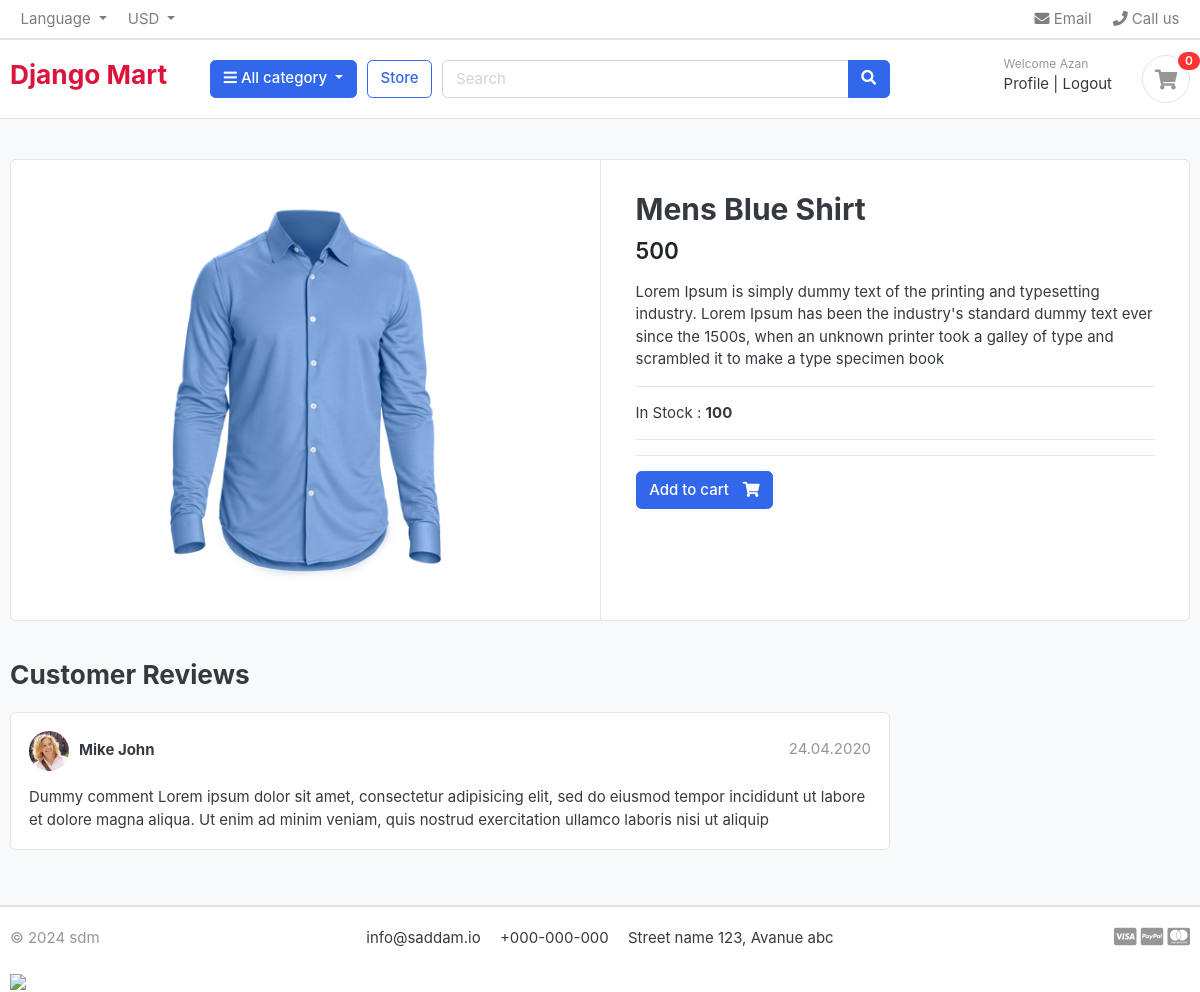
The page /store/category/mens-shirt/mens-blue-shirt/ (signed in) on the database its author committed.
### store/models.py (models this page shows, shortened)
class Product(models.Model):
    product_name = models.CharField(max_length=100, unique = True)
    slug = models.SlugField(max_length=200, unique = True)
    description = models.TextField(max_length = 500, blank = True)
    price = models.IntegerField()
    image = models.ImageField(upload_to = 'photos/products')
    stock = models.IntegerField()
    is_available = models.BooleanField(default = True)
    category = models.ForeignKey(Category, on_delete=models.CASCADE)
    created_date = models.DateTimeField(auto_now_add = True)
    modified_date = models.DateTimeField(auto_now= True)

### store/views.py (the view)
# urls.py: path('category/<slug:category_slug>/<slug:product_slug>/',views.product,name='product_details'),
def product(request, category_slug, product_slug):
    single_product = Product.objects.get(slug = product_slug, category__slug = category_slug)
    return render(request, 'store/product-detail.html', {'product':single_product})

### cart/context_processors.py (called while the page is built)
def counter(request):
    cart_count = 0
    if 'admin' in request.path:
        return{}
    else:
        try:
            cart = Cart.objects.filter(cart_id = Cart.cart_id)
            if request.user.is_authenticated:
                cart_items = CartItem.objects.all().filter(user = request.user)
            else:
                cart = Cart.objects.get(cart_id=_cart_id(request))
                cart_items = CartItem.objects.filter(cart=cart, is_active=True)
            for cart_item in cart_items:
                cart_count += cart_item.quantity
            return dict(cart_count = cart_count)
        except cart.DoesNotExist:
            cart_count = 0
    return dict(cart_count = cart_count)

### store/templates/store/product-detail.html (shortened to what this page needs)
{% extends 'base.html' %}
{% block body %}
<section class="section-content padding-y bg">
	<div class="container">
	<div class="card">
		<div class="row no-gutters">
			<aside class="col-md-6">
	<article class="gallery-wrap">
		<div class="img-big-wrap">
		   <a href="#"><img src="{{ product.image.url }}"></a>
		</div>
	</article>
			</aside>
			<main class="col-md-6 border-left">
	<article class="content-body">
		<h2 class="title">{{ product.product_name }}</h2>
		<div class="mb-3">
			<var class="price h4">{{product.price}}</var>
		</div>
		<p>
			{{product.description}}
		</p>
		<hr />
		<p>
			In Stock : <b>{{product.stock}}</b>
		</p>
		<hr />
		<hr>
		<form method="post">
			<a href="{% url 'add_cart' product.id %}" class="btn  btn-primary">
				<span class="text">Add to cart</span>
				<i class="fas fa-shopping-cart"></i>
			</a>
		</form>
	</article>
			</main>
		</div>
	</div>
	<br>
	<div class="row">
				<div class="col-md-9">
		<header class="section-heading">
			<h3>Customer Reviews </h3>
		</header>
		<article class="box mb-3">
			<div class="icontext w-100">
				<img src="./images/avatars/avatar1.jpg" class="img-xs icon rounded-circle">
				<div class="text">
					<span class="date text-muted float-md-right">24.04.2020 </span>
					<h6 class="mb-1">Mike John </h6>
				</div>
			</div>
			<div class="mt-3">
				<p>
					Dummy comment Lorem ipsum dolor sit amet, consectetur adipisicing elit, sed do eiusmod
					tempor incididunt ut labore et dolore magna aliqua. Ut enim ad minim veniam,
					quis nostrud exercitation ullamco laboris nisi ut aliquip
				</p>
			</div>
		</article>
		</div>
	</div>
	</div>
	</section>
{% endblock %}

### templates/base.html (shortened to what this page needs)
<!DOCTYPE html>
{% load static %}
<html lang="en">
    <head>
        <link href="{% static 'css/bootstrap.css' %}" rel="stylesheet" type="text/css" />
        <link
          href="{% static 'fonts/fontawesome/css/all.min.css' %}"
          type="text/css"
          rel="stylesheet"
        />
        <link href="{% static 'css/ui.css' %}" rel="stylesheet" type="text/css" />
        <link
          href="{% static 'css/responsive.css' %}"
          rel="stylesheet"
          media="only screen and (max-width: 1200px)"
        />
      </head>
<body>
  <nav class="navbar p-md-0 navbar-expand-sm navbar-light border-bottom">
    <div class="container">
      <div class="collapse navbar-collapse" id="navbarTop4">
        <ul class="navbar-nav mr-auto">
          <li class="nav-item dropdown">
           <a href="#" class="nav-link dropdown-toggle" data-toggle="dropdown">   Language </a>
        </li>
        <li class="nav-item dropdown">
          <a href="#" class="nav-link dropdown-toggle" data-toggle="dropdown"> USD </a>
        </li>
        </ul>
        <ul class="navbar-nav">
        <li><a href="#" class="nav-link"> <i class="fa fa-envelope"></i> Email </a></li>
        <li><a href="#" class="nav-link"> <i class="fa fa-phone"></i> Call us </a></li>
      </ul>
      </div>
    </div>
    </nav>
    <header class="section-header">
        <nav class="navbar p-md-0 navbar-expand-sm navbar-light border-bottom">
        </nav>
        <section class="header-main border-bottom">
          <div class="container">
            <div class="row align-items-center">
              <div class="col-lg-2 col-md-3 col-6" >
                <a href="/" class="brand-wrap">
                  <h3 style="color:crimson;"> Django Mart</h3>
                </a>
              </div>
              <div class="col-lg col-sm col-md col-6 flex-grow-0">
                <div class="category-wrap dropdown d-inline-block float-right">
                  <button
                    type="button"
                    class="btn btn-primary dropdown-toggle"
                    data-toggle="dropdown"
                  >
                    <i class="fa fa-bars"></i> All category
                  </button>
                </div>
              </div>
              <a href="{% url 'store' %}" class="btn btn-outline-primary">Store</a>
              <div class="col-lg col-md-6 col-sm-12 col">
                <form action="#" class="search">
                  <div class="input-group w-100">
                    <input
                      type="text"
                      class="form-control"
                      style="width: 60%"
                      placeholder="Search"
                    />
                    <div class="input-group-append">
                      <button class="btn btn-primary" type="submit">
                        <i class="fa fa-search"></i>
                      </button>
                    </div>
                  </div>
                </form>
              </div>
              <div class="col-lg-3 col-sm-6 col-8 order-2 order-lg-3">
                <div class="d-flex justify-content-end mb-3 mb-lg-0">
                  <div class="widget-header">
                    {% if request.user.is_authenticated %}
                    <small class="title text-muted">Welcome {{request.user.first_name}}</small>
                    <div>
                      <a href="{% url 'profile' %}">Profile</a>
                      <span class="dark-transp"> | </span>
                      <a href="{% url 'logout' %}">Logout</a>
                    </div>
                    {% endif %}
                  </div>
                  <a href="{% url 'cart' %}" class="widget-header pl-3 ml-3">
                    <div class="icon icon-sm rounded-circle border">
                      <i class="fa fa-shopping-cart"></i>
                    </div>
                    <span class="badge badge-pill badge-danger notify">{{cart_count}}</span>
                  </a>
                </div>
              </div>
            </div>
          </div>
        </section>
      </header>
    {% block body %}
    {% endblock %}
<footer class="section-footer border-top">
	<div class="container">
		<section class="footer-bottom border-top row">
			<div class="col-md-2">
				<p class="text-muted"> &copy 2024 sdm </p>
			</div>
			<div class="col-md-8 text-md-center">
				<span  class="px-2">info@saddam.io</span>
				<span  class="px-2">+000-000-000</span>
				<span  class="px-2">Street name 123, Avanue abc</span>
			</div>
			<div class="col-md-2 text-md-right text-muted">
				<i class="fab fa-lg fa-cc-visa"></i>
				<i class="fab fa-lg fa-cc-paypal"></i>
				<i class="fab fa-lg fa-cc-mastercard"></i>
			</div>
		</section>
    <a target="_blank" href="https://www.sslcommerz.com/" title="SSLCommerz" alt="SSLCommerz"><img style="width:1200px;height:auto;" src="https://securepay.sslcommerz.com/public/image/SSLCommerz-Pay-With-logo-All-Size-03.png" /></a>
	</div>
</footer>
</body>
</html>

### static/css/ui.css (style rules this page uses)
html { font-family: "Inter", sans-serif; font-size: 15px; }
.content-body { flex: 1 1 auto; padding: 2rem 2.3rem; }
.icon-xs, .icon-sm, .icon-md, .icon-lg { display: inline-block; text-align: center; flex-shrink: 0; flex-grow: 0; }
.icon-sm { width: 48px; height: 48px; line-height: 48px !important; font-size: 20px; }
.img-xs, .img-sm, .img-md, .img-lg { -o-object-fit: cover; object-fit: cover; flex-shrink: 0; flex-grow: 0; }
.img-xs { width: 40px; height: 40px; }
.padding-y { padding-top: 40px; padding-bottom: 40px; }
var { font-style: normal; }
article:after, .form-group:after { display: block; clear: both; content: ""; }
.bg { background-color: #f8f9fa; }
.section-heading { margin-bottom: 20px; margin-top: 15px; }
p:last-child { margin-bottom: 0; }
.header-main { position: relative; padding-top: 1rem; padding-bottom: 1rem; }
.widget-header { display: inline-block; vertical-align: middle; position: relative; }
.widget-header a { color: #343a40; }
.widget-header i { color: #969696; }
.widget-header .title { display: block; }
.widget-header .notify { position: absolute; top: -3px; right: -10px; }
.footer-bottom { padding-top: 20px; padding-bottom: 20px; }
.btn .text + i { margin-left: 10px; }
.icontext { display: inline-flex; align-items: center; vertical-align: middle; }
.icontext .text { width: 100%; line-height: 1.2; }
.icontext .icon { position: relative; margin-right: 10px; flex-shrink: 0; flex-grow: 0; }
.notify { position: absolute; top: -4px; right: -10px; display: inline-block; padding: 0.25em 0.6em; font-size: 12px; line-height: 1; text-align: center; border-radius: 3rem; color: #fff; background-color: #fa3434; }
.price { font-weight: 600; color: #212529; }
.box { padding: 18px; background: #fff; border-radius: 0.37rem; border: 1px solid #e4e4e4; }
.box img { max-width: 100%; }
.gallery-wrap .img-big-wrap { margin-bottom: 10px; border-radius: 0.37rem; overflow: hidden; background-color: #fff; }
.gallery-wrap .img-big-wrap a { text-align: center; display: block; }
.gallery-wrap .img-big-wrap img { height: 450px; width: auto; display: inline-block; }

### rows shown on the page
Product: image (picture), product_name "Mens Blue Shirt", price "500", description "Lorem Ipsum is simply dummy text of the printing and typesetting industry. Lorem Ipsum has been the industry's standard dummy text ever since the 1500s, when an unknown printer took a galley of type and scrambled it to make a type specimen book", stock "100"

### other values the page prints
{{ request.user.first_name }} "Azan"
{{ cart_count }} "0"
